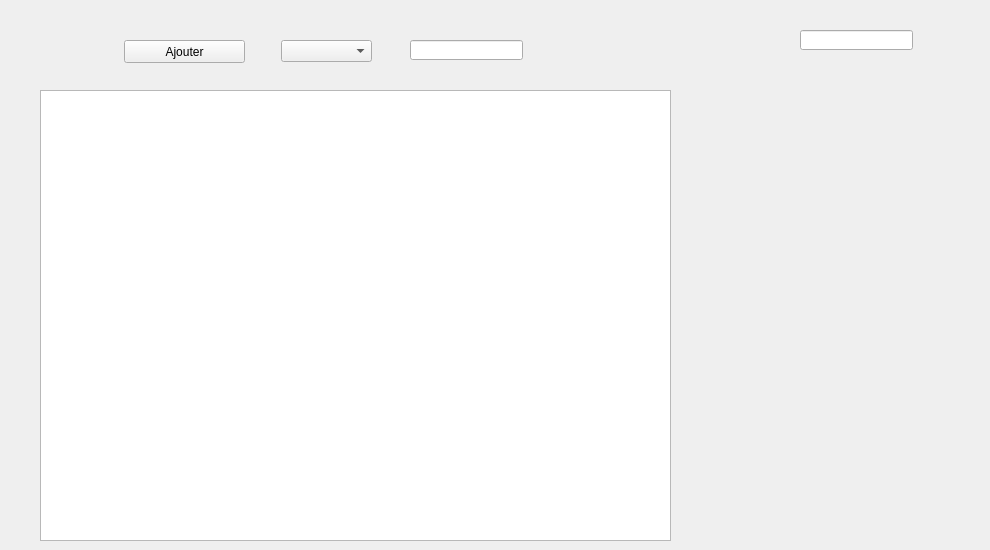
    <widget class="QWidget" name="page_12">
     <widget class="QTableView" name="AJT_DROIT">
      <property name="geometry">
       <rect>
        <x>40</x>
        <y>90</y>
        <width>631</width>
        <height>451</height>
       </rect>
      </property>
     </widget>
     <widget class="QPushButton" name="ajoute_droit_3">
      <property name="geometry">
       <rect>
        <x>124</x>
        <y>40</y>
        <width>121</width>
        <height>23</height>
       </rect>
      </property>
      <property name="text">
       <string>Ajouter</string>
      </property>
     </widget>
     <widget class="QLineEdit" name="codedroit_inscri_3">
      <property name="geometry">
       <rect>
        <x>410</x>
        <y>40</y>
        <width>113</width>
        <height>20</height>
       </rect>
      </property>
     </widget>
     <widget class="QComboBox" name="liste_droit_3">
      <property name="geometry">
       <rect>
        <x>281</x>
        <y>40</y>
        <width>91</width>
        <height>22</height>
       </rect>
      </property>
     </widget>
     <widget class="QLineEdit" name="line_id">
      <property name="geometry">
       <rect>
        <x>800</x>
        <y>30</y>
        <width>113</width>
        <height>20</height>
       </rect>
      </property>
     </widget>
     <widget class="QLabel" name="label_38">
      <property name="geometry">
       <rect>
        <x>690</x>
        <y>130</y>
        <width>291</width>
        <height>331</height>
       </rect>
      </property>
      <property name="text">
       <string/>
      </property>
      <property name="pixmap">
       <pixmap>padlock_78356.png</pixmap>
      </property>
     </widget>
    </widget>
